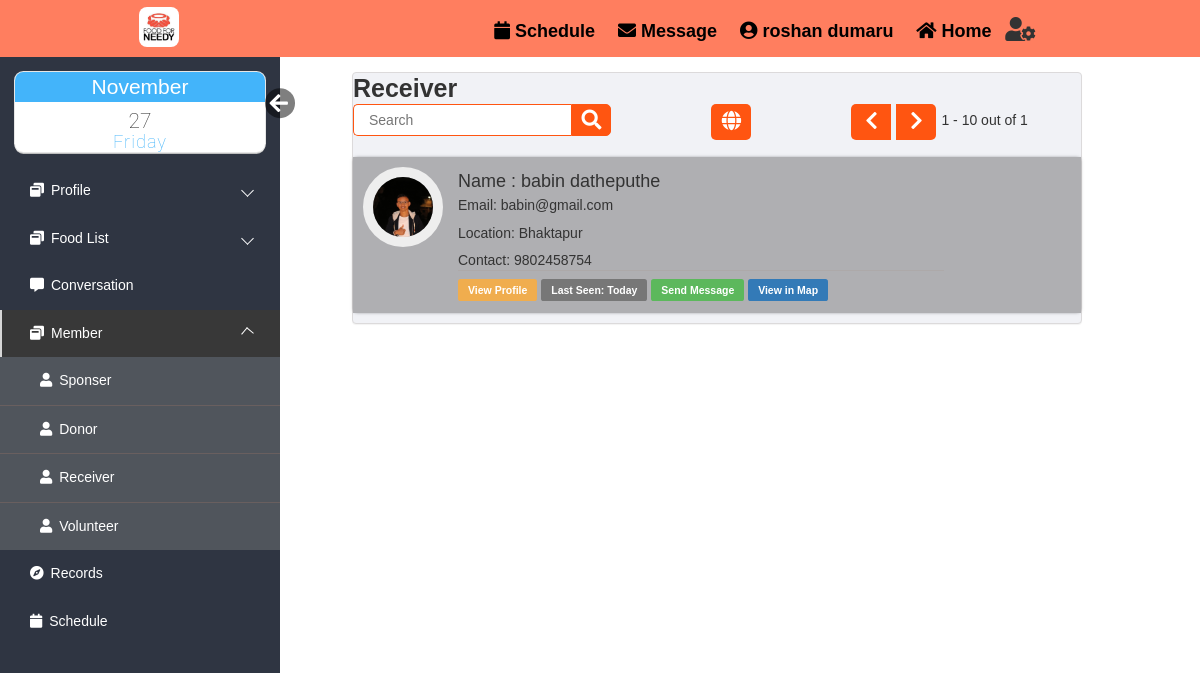
Page /html/receiver.php (signed in) on the committed database.
### tables this page shows
CREATE TABLE `register` (
  `reg_id` int(10) UNSIGNED NOT NULL,
  `username` varchar(20) NOT NULL,
  `pic` varchar(255) DEFAULT NULL,
  `user_type` varchar(20) DEFAULT NULL,
  `firstname` varchar(20) NOT NULL,
  `lastname` varchar(20) NOT NULL,
  `email` varchar(40) DEFAULT NULL,
  `location` varchar(30) DEFAULT NULL,
  `lan` float DEFAULT NULL,
  `log` float DEFAULT NULL,
  `contact` text DEFAULT NULL COMMENT 'Contact No',
  `dob` date DEFAULT NULL,
  `created_at` timestamp NOT NULL DEFAULT current_timestamp(),
  `updated_at` datetime DEFAULT NULL ON UPDATE current_timestamp(),
  `password` varchar(40) NOT NULL,
  `secret_key` varchar(6) DEFAULT NULL,
  `verified` tinyint(1) NOT NULL DEFAULT 0,
  `verifiedby_id` int(6) NOT NULL DEFAULT 0 COMMENT 'Verified By',
  `remark` varchar(50) DEFAULT NULL,
  `status` tinyint(4) DEFAULT 1,
  `code` varchar(10) DEFAULT NULL
);

### html/receiver.php (the view, shortened to what this page needs)
<?php
$search=0;
$pos10=10;
$pos=@$_GET['pos'];
 ?>
<!DOCTYPE html>
<html lang="en">
<head>
    <link rel="stylesheet" href="https://maxcdn.bootstrapcdn.com/bootstrap/3.3.6/css/bootstrap.min.css">
    <link rel="stylesheet" href="https://maxcdn.bootstrapcdn.com/font-awesome/4.6.3/css/font-awesome.min.css">
    <link rel="stylesheet" href="css/loginindex.css">
    <link rel="stylesheet" href="css/editprofile.css">
    <link rel="stylesheet" href="css/index.css">
    <link rel="stylesheet" href="https://use.fontawesome.com/releases/v5.3.1/css/all.css">
    <link rel="stylesheet" href="css/datetime.css">
</head>
<body>
    <div class="body_wrapper">
        <div class="container">
            <div class="col-md-8 col-sm-9 contains">
                <div class="panel profile-panel">
        <caption><b style="font-size:25px;">Receiver</b></caption>
        <br>
        <form action="receiver.php" method="POST">
            <div class="search">
                <input type="text" style="color:black" class="searchTerm" placeholder="Search" name="search" required="required">
                <button type="submit" name="searchsubmit" class="searchButton">
                 <i class="fa fa-search"></i>
                 </button>
                 <a class="globe" href="receiver.php?pos=9999"><i class="fa fa-globe"></i></a>
                  <?php
                          $sql = "SELECT * from `register` WHERE  `user_type`='Receiver'";
                            require_once("DBConnect.php");
                            $resulttotal = $conn-> query($sql);
                            $total = mysqli_num_rows($resulttotal);
                            if($pos==null){$pos=0;
                                $pos10=$pos+10;}else{
                                    $pos10=10;
                                }
                            ?>
              <?php if($pos==null){$pos=0;}?>
              <?php if($pos>0){?>
              <a class="navileft" href="receiver.php?pos=<?php echo $pos-10;?>"><i class="fa fa-chevron-left"></i></a>
              <?php }else { ?>
              <a class="navileft"><i class="fa fa-chevron-left"></i></a>
              <?php } if(($pos+10)<$total){ ?>
              <a class="naviright" href="receiver.php?pos=<?php echo $pos+10;?>"><i class="fa fa-chevron-right"></i></a>
              <?php } else { ?>
                <a class="naviright"><i class="fa fa-chevron-right"></i></a>
              <?php } ?>
              <p style="margin:8px 0 0 5px"><?php echo ($pos+1)." - ".($pos+10);?> out of <?php echo $total?></p>
            </div>
    </form>
        <br>
    <?php
     require_once("DBConnect.php");
         if($search==1){
             $sql = "SELECT * from register WHERE `user_type`='Receiver' AND `firstname`='$search_name' ";
         }else{
         $sql = "SELECT * from register WHERE `user_type`='Receiver' AND 1 Limit $pos, $pos10";
         }
     $result = $conn-> query($sql);
     if($result-> num_rows >0){
        while($row = $result-> fetch_assoc()){
            ?>
    <div class="row">
<div class="col-md-12">
    <div class="media">
        <a class="pull-left" href="#">
            <img class="media-object dp img-circle" src="<?php if($row['pic']==null){?>files/user.png<?php }else{?> files/<?php echo $row['pic'];}?>" style="width: 80px;height:80px;">
        </a>
        <div class="media-body">
            <h4 class="media-heading">Name :<span> <?=$row['firstname']." ".$row['lastname']?></span></h4>
            <p>Email: <?=$row['email']?></p>
            <p>Location: <?=$row['location']?></p>
            <p>Contact: <?=$row['contact']?></p>
            <hr class="blackLine">
            <a href="viewprofile.php?view=<?=$row['username']?>"><span class="label label-warning">View Profile</span></a>
            <a><span class="label label-default">Last Seen: Today</span></a>
            <a href="chat.php?session_name=<?=$row['username']?>"><span class="label label-success">Send Message</span></a>
            <a href="#" class="plus class="btn btn-success data-toggle="modal" data-target="#popUpWindow"><span class="label label-primary" >View in Map</span></a>
        </div>
    </div>
</div>
</div>
         <?php  }}?>
                </div>
            </div>
        </div>
    </div>
</body>
</html>

### html/css/loginindex.css (style rules this page uses)
* { margin: 0; padding: 0; font-family: sans-serif; list-style: none; text-decoration: none; }
.me #hide, .me #show { position: absolute; transform: scale(1.5); right: -60px; bottom: 40px; width: 20px; padding-top: 2px; padding-left: 3px; color: #FFF; border-radius: 0%; border-style: initial; border-radius: 50%; background: rgba(0, 0, 0, 0.5); }
#mySidebar { transition: 0.4s; }

### html/css/editprofile.css (style rules this page uses)
.sidemenu { float: left; }
.me { position: relative; width: calc(100% - 50px); height: 85px; padding: 15px 25px; margin-bottom: 15px; }
.profile-panel { margin-top: 2%; border: 1px solid #dcdadb; background-color: #f1f2f6; }
.navbars { display: flex; flex-direction: row; flex-wrap: wrap-reverse; font-size: 1.1rem; justify-content: space-around; background-color: #ff7e5f; display: flex; align-items: center; z-index: 0; padding: 10px 0; }
.navbars1 { display: flex; flex-direction: row-reverse; flex-wrap: wrap-reverse; font-size: 1.1rem; }
.navbars a { text-decoration: none; color: black; border-radius: 8%; font-size: 18px; font-family: 'Franklin Gothic Medium', 'Arial Narrow', Arial, sans-serif; padding: 6px; }
.navbars .nav1 a, .navbars .nav2 a, .navbars .nav4 a { font-weight: 700; border: 1px solid transparent; }
.navbars>div { margin-left: -20px; margin-right: 1%; margin-top: 6px; text-align: center; font-size: 0.8rem; z-index: 999; }
.navbars .nav3, .navbars .nav0 { margin-top: -3px; cursor: pointer; position: relative; z-index: 3; }

### html/css/index.css (style rules this page uses)
*, *::after, *::before { padding: 0px; margin: 0px; box-sizing: border-box; }
body { font-family: "Quicksand", "SolaimanLipi", sans-serif; font-size: 14px; }
hr.blackLine { border-color: #ada9a9; margin-top: -10px; margin-bottom: 10px; width: 80%; }
.body_wrapper { width: 100%; height: 100%; background: #ffffff; overflow: hidden; }
.sidemenu { float: left; width: 280px; height: calc(100vh - 10px); z-index: 100; background: #2f3542; scrollbar-width: none; padding: 10px 0; }
.sidemenu>ul { background: #2f3542; }
.sidemenu>ul>li>a { display: block; position: relative; color: #fff; text-decoration: none; padding: 15px 30px; background: rgba(87, 83, 83, 0.01); }
.sidemenu>ul>li>a>span { margin-right: 7px; }
.sidemenu>ul>li.active>a { background: #383838; color: #ffffff; }
.sidemenu>ul>li.active>a::before { display: block; position: absolute; content: ""; height: 100%; left: 0; top: 0; width: 2px; background-color: #d6d6d6; }
.sidemenu>ul>li>ul>li+li { border-top: 1px solid #695f5f; }
.sidemenu>ul>li>ul>li>a { text-decoration: none; display: block; width: 100%; color: #fff; padding: 15px; background: #50555c; padding-left: 40px; }
.sidemenu>ul>li>ul>li>a>span { margin-right: 7px; }
.sidemenu>ul>.dropdown>a { position: relative; display: block; }
.sidemenu>ul>.dropdown>a::after { content: ""; position: absolute; top: 40%; right: 10%; display: block; height: 9px; width: 9px; border-left: 1px solid #fff; border-bottom: 1px solid #fff; transition: 0.5s; transform: rotate(-45deg); }
.sidemenu>ul>.dropdown>ul { overflow: hidden; transform: 0.3s; transition: 0.3s; height: 0px; }
.sidemenu>ul>.dropdown-open>a { background: #49415482; }
.sidemenu>ul>.dropdown-open>a::after { transform: rotate(130deg); }
.sidemenu>ul>.dropdown-open>ul { transition: all 0.2s; }

### html/css/datetime.css (style rules this page uses)
.holders { margin: -10px 0 0 -10px; width: 70%; max-width: 500px; min-width: 490px; padding-bottom: 30px; }
.cells { display: inline-block; -webkit-user-select: none; }
#four { border-radius: 0.6em; }
.icons { display: block; position: relative; width: 250px; height:80px; background-color: #fff; box-shadow: 0 0 0 1px #e6e6e6, 0 2px 0 #bdbdbd; overflow: hidden; font-family: Roboto, sans-serif; transition: all 0.1s linear; margin: 0px auto; }
.icons_mths { font-size: 14px; }
.icons * { position: absolute; width: 100%; font-size: 1.5em; font-weight: 100; font-style: normal; text-align: center; transition: all 0.2s linear; }
.icons strong { top: 0; color: #fff; background-color: #43B4FA; }
.icons h5 { bottom: 0em; color: #43B4FA; font-size: 1.3em; letter-spacing: 1px; }
.icons h6 { top: 45%; color: #2f2f2f; }

### rows in the picture
register: pic (picture), firstname "babin", lastname "datheputhe", email "babin@gmail.com", location "Bhaktapur", contact "9802458754"

### other values in the picture
$pos+1 "1"
$pos+10 "10"
$total "1"
